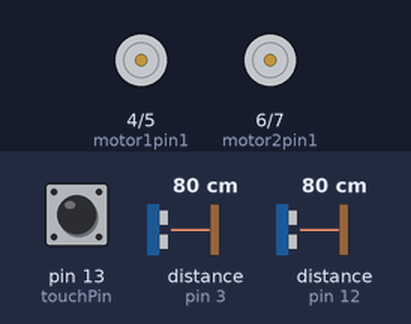
Recording of a sketch running on a simulated Arduino Uno, built with avr-gcc and run on an emulated ATmega328P. On the bench: motor-driver pin pairs drawn as motors (green arrow = first pin HIGH = forward, orange = second pin HIGH = backward, longer = more drive, scaled by the enable pin). The inputs (shaded band) are chosen by the test bench; at power-on: pin 13 (touchPin) LOW, distance to the obstacle (sensors on pin 3, pin 12) 80 cm. The echo pulse lasts 58.3 µs per cm; what the sketch prints to the serial monitor is not drawn.

Above: at 1.2 s.
1.3 s: pin 13 (touchPin) pulled HIGH for 0.15 s
At 2.6 s:
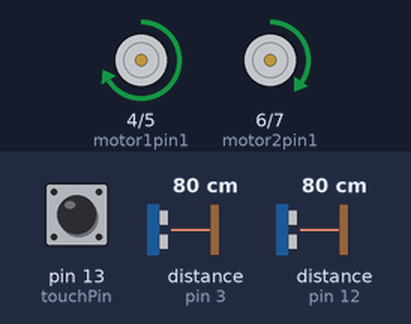
4.4 s: distance to the obstacle (sensor on pin 3) set to 34 cm
7.4 s: distance to the obstacle (sensor on pin 3) set to 27 cm
At 8.2 s:
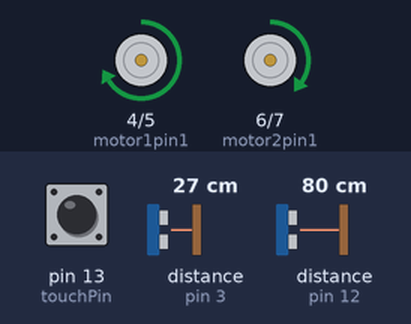
10.4 s: distance to the obstacle (sensor on pin 12) set to 33 cm
13.4 s: distance to the obstacle (sensor on pin 12) set to 27 cm
At 14.2 s:
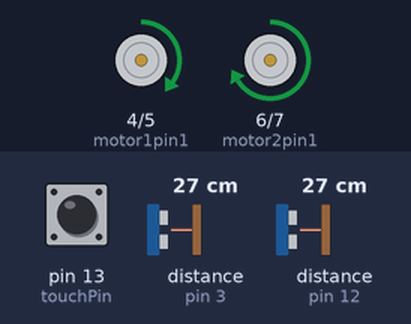
15.2 s: pin 13 (touchPin) pulled HIGH for 1 s
At 15.6 s:
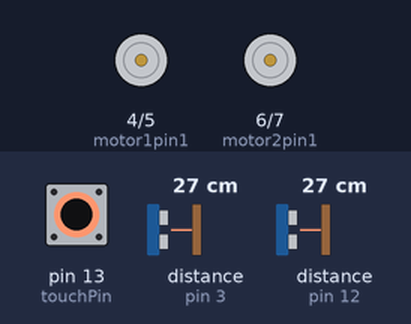
Timing chart, 0 to 18.2 s (numbered marks = the images above; inputs shaded):
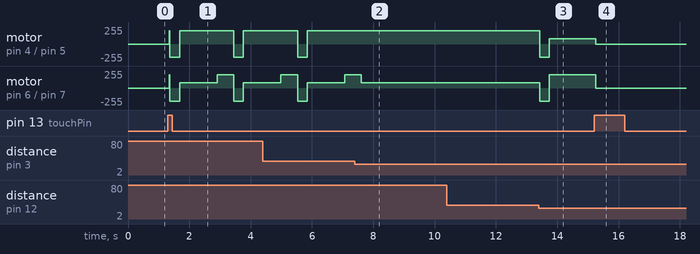

The sketch:

robot.ino
```cpp
// ── Motor pins ───────────────────────────────────────────────
const int motor1pin1 = 4;
const int motor1pin2 = 5;
const int motor1PWM  = 9;
const int motor2pin1 = 6;
const int motor2pin2 = 7;
const int motor2PWM  = 10;

// ── Ultrasonic pins ──────────────────────────────────────────
const int trigFront = 11;
const int echoFront = 12;
const int trigRight = 2;
const int echoRight = 3;

// ── Touch sensor ─────────────────────────────────────────────
const int touchPin = 13;

// ── Speed ────────────────────────────────────────────────────
const int FULL_SPEED = 200;
const int TURN_OUTER = 200;
const int TURN_INNER = 80;

// ── Tunable parameters ───────────────────────────────────────
const float FRONT_CLEAR         = 30.0;
const float SIDE_MIN            = 10.0;
const float SIDE_TARGET_HIGH    = 18.0;
const float SIDE_MAX            = 30.0;
const unsigned long REVERSE_MS  = 300;
const unsigned long TURN_90_MS  = 1200;
const unsigned long TURN_180_MS = 2400;
const unsigned long CLEAR_MS    = 500;

// ── States ───────────────────────────────────────────────────
enum State { STOPPED, FORWARD, REVERSE_BEFORE_TURN, TURN_RIGHT, TURN_LEFT, UTURN, CLEAR_CORNER };
State state       = STOPPED;
State nextState   = FORWARD;
State pendingTurn = TURN_LEFT;

bool robotEnabled   = false;
int  lastTouchState = LOW;
unsigned long stateStartTime = 0;

// ── Motor primitives ─────────────────────────────────────────
void motorStop() {
  digitalWrite(motor1pin1, LOW); digitalWrite(motor1pin2, LOW);
  digitalWrite(motor2pin1, LOW); digitalWrite(motor2pin2, LOW);
  analogWrite(motor1PWM, 0);
  analogWrite(motor2PWM, 0);
}

void motorForward() {
  digitalWrite(motor1pin1, HIGH); digitalWrite(motor1pin2, LOW);
  digitalWrite(motor2pin1, HIGH); digitalWrite(motor2pin2, LOW);
  analogWrite(motor1PWM, FULL_SPEED);
  analogWrite(motor2PWM, FULL_SPEED);
}

void motorReverse() {
  digitalWrite(motor1pin1, LOW); digitalWrite(motor1pin2, HIGH);
  digitalWrite(motor2pin1, LOW); digitalWrite(motor2pin2, HIGH);
  analogWrite(motor1PWM, FULL_SPEED);
  analogWrite(motor2PWM, FULL_SPEED);
}

void motorTurnRight() {
  digitalWrite(motor1pin1, HIGH); digitalWrite(motor1pin2, LOW);
  digitalWrite(motor2pin1, HIGH); digitalWrite(motor2pin2, LOW);
  analogWrite(motor1PWM, TURN_OUTER);
  analogWrite(motor2PWM, TURN_INNER);
}

void motorTurnLeft() {
  digitalWrite(motor1pin1, HIGH); digitalWrite(motor1pin2, LOW);
  digitalWrite(motor2pin1, HIGH); digitalWrite(motor2pin2, LOW);
  analogWrite(motor1PWM, TURN_INNER);
  analogWrite(motor2PWM, TURN_OUTER);
}

// ── Sensor ───────────────────────────────────────────────────
float getDistance(int trig, int echo) {
  digitalWrite(trig, LOW);
  delayMicroseconds(2);
  digitalWrite(trig, HIGH);
  delayMicroseconds(10);
  digitalWrite(trig, LOW);
  long duration = pulseIn(echo, HIGH, 30000);
  if (duration == 0) return -1.0;
  return (duration * 0.0343) / 2.0;
}

// ── Touch ────────────────────────────────────────────────────
void checkTouch() {
  int cur = digitalRead(touchPin);
  if (cur == HIGH && lastTouchState == LOW) {
    robotEnabled = !robotEnabled;
    delay(50);
    if (robotEnabled) setState(FORWARD);
    else              setState(STOPPED);
    Serial.println(robotEnabled ? "Robot ON" : "Robot OFF");
  }
  lastTouchState = cur;
}

// ── State helpers ────────────────────────────────────────────
void setState(State s) {
  state = s;
  stateStartTime = millis();
  switch (s) {
    case STOPPED:             motorStop();       break;
    case FORWARD:             motorForward();    break;
    case REVERSE_BEFORE_TURN: motorReverse();    break;
    case TURN_RIGHT:          motorTurnRight();  break;
    case TURN_LEFT:           motorTurnLeft();   break;
    case UTURN:               motorTurnLeft();   break;
    case CLEAR_CORNER:        motorForward();    break;
  }
}

unsigned long msInState() { return millis() - stateStartTime; }

// ── Setup ────────────────────────────────────────────────────
void setup() {
  pinMode(motor1pin1, OUTPUT); pinMode(motor1pin2, OUTPUT);
  pinMode(motor2pin1, OUTPUT); pinMode(motor2pin2, OUTPUT);
  pinMode(motor1PWM,  OUTPUT); pinMode(motor2PWM,  OUTPUT);

  pinMode(trigFront, OUTPUT); pinMode(echoFront, INPUT);
  pinMode(trigRight, OUTPUT); pinMode(echoRight, INPUT);
  pinMode(touchPin,  INPUT);

  Serial.begin(9600);
  motorStop();
  Serial.println("Robot OFF — touch to enable");
}

// ── Loop ─────────────────────────────────────────────────────
void loop() {
  checkTouch();
  if (!robotEnabled) return;

  float front = getDistance(trigFront, echoFront);
  float right  = getDistance(trigRight,  echoRight);

  bool frontBlocked  = (front > 0 && front <= FRONT_CLEAR);
  bool rightOpen     = (right < 0  || right > SIDE_MAX);
  bool rightTooClose = (right > 0  && right < SIDE_MIN);
  bool rightTooFar   = (right > 0  && right > SIDE_TARGET_HIGH && right <= SIDE_MAX);

  Serial.print("State:"); Serial.print(state);
  Serial.print(" F:"); Serial.print(front);
  Serial.print(" R:"); Serial.println(right);

  switch (state) {

    case FORWARD:
      if (rightOpen && !frontBlocked) {
        pendingTurn = TURN_RIGHT;
        setState(REVERSE_BEFORE_TURN);
      } else if (frontBlocked && rightOpen) {
        pendingTurn = TURN_RIGHT;
        setState(REVERSE_BEFORE_TURN);
      } else if (frontBlocked && !rightOpen) {
        pendingTurn = TURN_LEFT;
        setState(REVERSE_BEFORE_TURN);
      } else {
        if (rightTooClose)    motorTurnLeft();
        else if (rightTooFar) motorTurnRight();
        else                  motorForward();
      }
      break;

    case REVERSE_BEFORE_TURN:
      if (msInState() >= REVERSE_MS) {
        setState(pendingTurn);
      }
      break;

    case TURN_RIGHT:
      if (msInState() >= TURN_90_MS) {
        nextState = FORWARD;
        setState(CLEAR_CORNER);
      }
      break;

    case TURN_LEFT:
      if (msInState() >= TURN_90_MS) {
        float newFront = getDistance(trigFront, echoFront);
        if (newFront > 0 && newFront <= FRONT_CLEAR) {
          setState(UTURN);
        } else {
          nextState = FORWARD;
          setState(CLEAR_CORNER);
        }
      }
      break;

    case UTURN:
      if (msInState() >= TURN_180_MS) {
        float newFront = getDistance(trigFront, echoFront);
        if (newFront < 0 || newFront > FRONT_CLEAR) {
          nextState = FORWARD;
          setState(CLEAR_CORNER);
        }
      }
      break;

    case CLEAR_CORNER:
      if (msInState() >= CLEAR_MS) {
        setState(nextState);
      }
      break;

    case STOPPED:
      break;
  }
}
```

Measured:
- the behaviour switches between 31 and 30 cm on distance to the obstacle (sensor on pin 3) (found by bisection; images 1 and 2)
- the behaviour switches between 31 and 30 cm on distance to the obstacle (sensor on pin 12) (found by bisection; images 2 and 3)
- after the input at 7.4 s, motor on pin 4 (motor1pin1) / pin 5 (motor1pin2): stops changing and stays forward 200/255
- after the input at 10.4 s, every drawn part: stays the same
- after the input at 13.4 s, motor on pin 4 (motor1pin1) / pin 5 (motor1pin2): forward 200/255 → backward 200/255 at once, → forward 80/255 0.31 s later; motor on pin 6 (motor2pin1) / pin 7 (motor2pin2): forward 80/255 → backward 200/255 at once, → forward 200/255 0.31 s later
- after the input at 15.2 s, motor on pin 4 (motor1pin1) / pin 5 (motor1pin2): forward 80/255 → stopped after 0.05 s; motor on pin 6 (motor2pin1) / pin 7 (motor2pin2): forward 200/255 → stopped after 0.05 s
